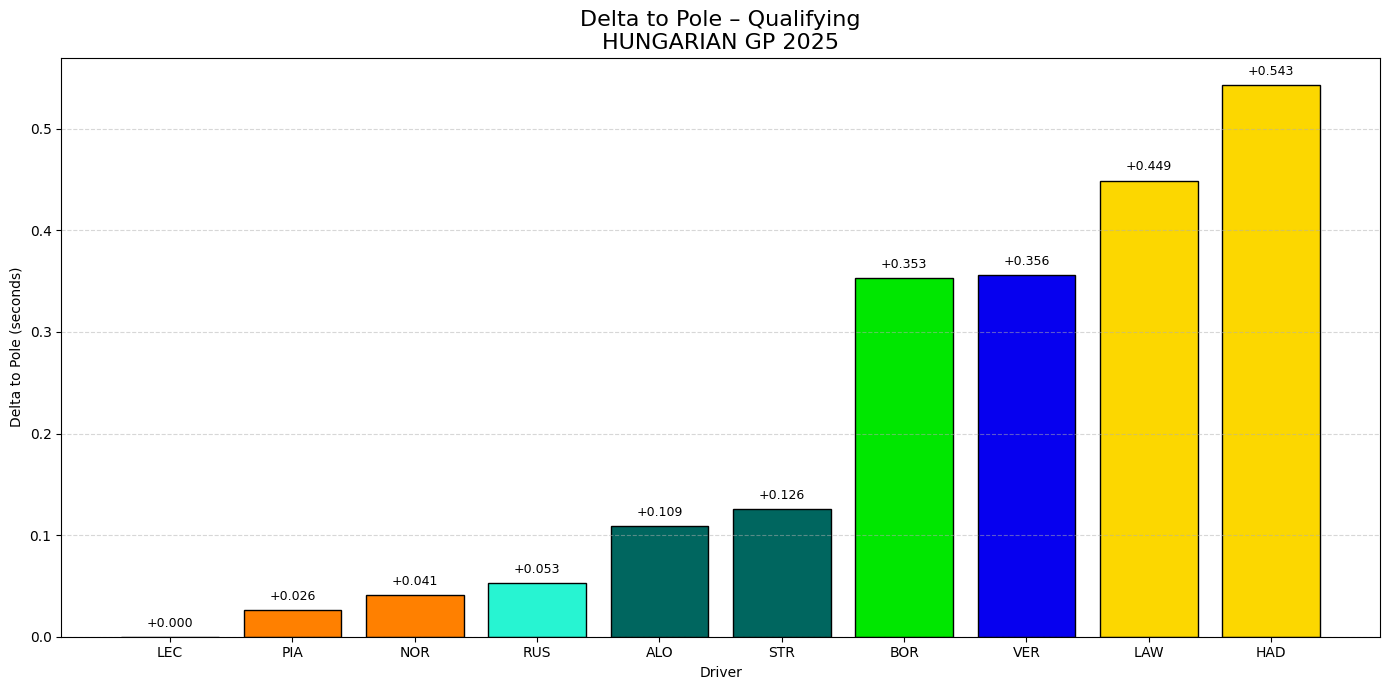

Reproduce this figure in Python.
import os
import fastf1
import fastf1.plotting
import matplotlib.pyplot as plt
import pandas as pd

# ===============================
# CACHE (WAJIB DI COLAB)
# ===============================
CACHE_DIR = "/content/fastf1_cache"
os.makedirs(CACHE_DIR, exist_ok=True)
fastf1.Cache.enable_cache(CACHE_DIR)

fastf1.plotting.setup_mpl(misc_mpl_mods=False)

# ===============================
# CONFIG
# ===============================
YEAR = 2025
RACE_NAME = "Hungary"
SESSION = "Q"

# ===============================
# LOAD SESSION
# ===============================
session = fastf1.get_session(YEAR, RACE_NAME, SESSION)
session.load()

# ===============================
# OFFICIAL QUALI RESULTS (STABLE)
# ===============================
results = session.results.copy()

# Driver yang masuk Q3
results = results.dropna(subset=["Q3"])
results["Q3"] = pd.to_timedelta(results["Q3"])

# ===============================
# DELTA TO POLE
# ===============================
pole_time = results["Q3"].min()
results["Delta"] = (results["Q3"] - pole_time).dt.total_seconds()
results = results.sort_values("Delta")

# ===============================
# TEAM COLORS (FASTF1 3.7 – CORRECT)
# ===============================
colors = [
    fastf1.plotting.get_team_color(team, session)
    for team in results["TeamName"]
]

# ===============================
# PLOT
# ===============================
plt.figure(figsize=(14, 7))
plt.bar(
    results["Abbreviation"],
    results["Delta"],
    color=colors,
    edgecolor="black"
)

plt.title("Delta to Pole – Qualifying\nHUNGARIAN GP 2025", fontsize=16)
plt.xlabel("Driver")
plt.ylabel("Delta to Pole (seconds)")
plt.grid(axis="y", linestyle="--", alpha=0.5)

for i, delta in enumerate(results["Delta"]):
    plt.text(i, delta + 0.01, f"+{delta:.3f}", ha="center", fontsize=9)

plt.tight_layout()
plt.show()
